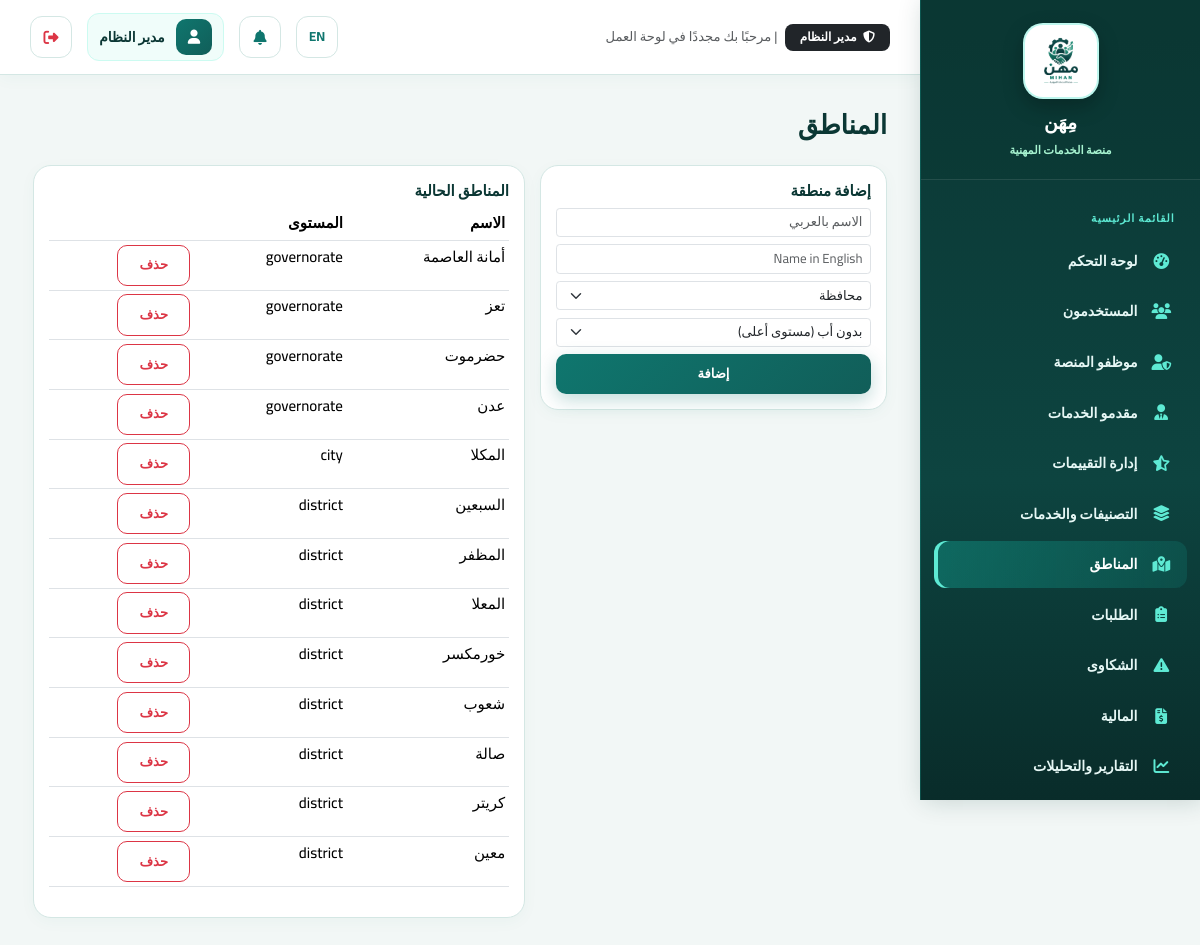
Page /admin/locations (signed in) on the committed database.
### tables this page shows
CREATE TABLE `system_settings` (
  `id` int(11) NOT NULL,
  `key` varchar(100) NOT NULL,
  `value` text DEFAULT NULL,
  `updated_at` datetime DEFAULT current_timestamp() ON UPDATE current_timestamp()
);

CREATE TABLE `users` (
  `id` int(11) NOT NULL,
  `name` varchar(150) NOT NULL,
  `email` varchar(150) NOT NULL,
  `phone` varchar(20) DEFAULT NULL,
  `password_hash` varchar(255) NOT NULL,
  `role` enum('customer','provider','employee','admin') NOT NULL DEFAULT 'customer',
  `profile_photo` varchar(255) DEFAULT NULL,
  `is_active` tinyint(1) NOT NULL DEFAULT 1,
  `is_verified_email` tinyint(1) NOT NULL DEFAULT 0,
  `created_at` datetime DEFAULT current_timestamp(),
  `updated_at` datetime DEFAULT current_timestamp() ON UPDATE current_timestamp()
);

CREATE TABLE `locations` (
  `id` int(11) NOT NULL,
  `parent_id` int(11) DEFAULT NULL,
  `name_ar` varchar(150) NOT NULL,
  `name_en` varchar(150) DEFAULT NULL,
  `level` enum('governorate','city','district','area') NOT NULL,
  `is_active` tinyint(1) NOT NULL DEFAULT 1
);

### app/views/admin/locations.php (the view, shortened to what the rows shown need)
<h3 class="mb-4">المناطق</h3>
<div class="row g-3">
  <div class="col-md-5">
    <div class="card p-3">
      <h6>إضافة منطقة</h6>
      <form method="POST" action="<?= url('/admin/locations') ?>" class="row g-2">
        <div class="col-12"><input type="text" name="name_ar" class="form-control form-control-sm" placeholder="الاسم بالعربي" required></div>
        <div class="col-12"><input type="text" name="name_en" class="form-control form-control-sm" placeholder="Name in English"></div>
        <div class="col-12">
          <select name="level" class="form-select form-select-sm" required>
            <option value="governorate">محافظة</option>
          </select>
        </div>
        <div class="col-12">
          <select name="parent_id" class="form-select form-select-sm">
            <option value="">بدون أب (مستوى أعلى)</option>
          </select>
        </div>
        <div class="col-12"><button class="btn btn-sm btn-primary w-100">إضافة</button></div>
      </form>
    </div>
  </div>
  <div class="col-md-7">
    <div class="card p-3">
      <h6>المناطق الحالية</h6>
      <table class="table table-sm">
        <thead><tr><th>الاسم</th><th>المستوى</th><th></th></tr></thead>
        <tbody>
        <?php foreach ($locations as $l): ?>
          <tr><td><?= e(localized($l['name_ar'], $l['name_en'] ?? null)) ?></td><td><?= e($l['level']) ?></td>
          <td><form method="POST" action="<?= url('/admin/locations/' . $l['id'] . '/delete') ?>" onsubmit="return confirm('حذف؟')"><?= csrf_field() ?><button class="btn btn-sm btn-outline-danger">حذف</button></form></td></tr>
        <?php endforeach; ?>
        </tbody>
      </table>
    </div>
  </div>
</div>

### app/core/Router.php (shortened to what the rows shown need)
<?php
class Router
{
    private array $routes = [];
    private function add(string $method, string $path, string $handler): void
    {
        $this->routes[] = compact('method', 'path', 'handler');
    }
    public function dispatch(string $method, string $uri): void
    {
        $uri = strtok($uri, '?');
        $base = BASE_PATH;
        if ($base !== '' && strpos($uri, $base) === 0) {
            $uri = substr($uri, strlen($base));
        }
        $uri = rtrim($uri, '/');
        foreach ($this->routes as $route) {
            if ($route['method'] !== $method) continue;
            $pattern = preg_replace('#\{[a-zA-Z_]+\}#', '([^/]+)', $route['path']);
            $pattern = '#^' . $pattern . '$#u';
            if (preg_match($pattern, $uri, $matches)) {
                array_shift($matches);
                [$controllerName, $methodName] = explode('@', $route['handler']);
                $controller = new $controllerName();
                call_user_func_array([$controller, $methodName], $matches);
                return;
            }
        }
    }
}

### app/views/partials/sidebar.php (shortened to what the rows shown need)
<?php
$role=Auth::role(); $current=parse_url($_SERVER['REQUEST_URI']??'',PHP_URL_PATH) ?: '/';
$links=[];
if($role==='customer') $links=[['fa-gauge-high',__('dashboard'),'/customer/dashboard'],['fa-list-check',__('my_requests'),'/customer/requests'],['fa-file-invoice-dollar','المالية والفواتير','/customer/finance'],['fa-plus-circle',__('new_request'),'/customer/requests/create'],['fa-comment-dots',__('smart_assistant'),'/customer/ai/assistant'],['fa-user-gear',__('search'),'/providers'],['fa-triangle-exclamation',__('complaints'),'/customer/complaints'],['fa-user',__('profile'),'/customer/profile']];
elseif($role==='provider') $links=[['fa-gauge-high',__('dashboard'),'/provider/dashboard'],['fa-inbox',__('incoming_requests'),'/provider/requests'],['fa-wallet','المالية والمدفوعات','/provider/finance'],['fa-star',__('reviews'),'/provider/reviews'],['fa-id-card',__('professional_profile'),'/provider/profile']];
elseif($role==='admin') $links=[['fa-gauge-high',__('dashboard'),'/admin/dashboard'],['fa-users',__('users'),'/admin/users'],['fa-user-shield','موظفو المنصة','/admin/employees'],['fa-user-tie',__('providers'),'/admin/providers'],['fa-star-half-stroke',__('review_management'),'/admin/reviews'],['fa-layer-group',__('categories_services'),'/admin/categories'],['fa-map-location-dot',__('locations'),'/admin/locations'],['fa-clipboard-list',__('requests'),'/admin/requests'],['fa-triangle-exclamation',__('complaints'),'/admin/complaints'],['fa-file-invoice-dollar',__('finance'),'/admin/finance'],['fa-chart-line',__('reports_analytics'),'/admin/reports'],['fa-bell',__('notifications'),'/admin/notifications'],['fa-brain',__('ai'),'/admin/ai'],['fa-chalkboard-teacher','ماهر AI','/admin/mahir'],['fa-gear',__('settings'),'/admin/settings']];
?>
<aside class="dash-sidebar">
 <div class="sidebar-brand"><a href="<?= url('/') ?>" class="sidebar-brand-link"><img class="sidebar-logo" src="<?= asset('images/logo-mihan-original.png') ?>" alt="<?= e(__('app_name')) ?>"><span class="sidebar-brand-text"><?= e(setting('site_name', __('app_name'))) ?><small><?= __('professional_services_platform') ?></small></span></a></div>
 <ul class="sidebar-nav"><li class="sidebar-section"><?= __('main_menu') ?></li>
 <?php foreach($links as $link): $active=str_starts_with($current,rtrim(BASE_PATH.$link[2],'/')); ?><li><a class="<?= $active?'active':'' ?>" href="<?= url($link[2]) ?>"><i class="fa-solid <?= $link[0] ?>"></i><span><?= e($link[1]) ?></span></a></li><?php endforeach; ?>
 </ul>
</aside>

### app/views/partials/topbar.php (shortened to what the rows shown need)
<?php
$userRole = Auth::role();
$roleBadge = [
    'admin' => ['label' => 'مدير النظام', 'color' => 'bg-dark text-white'],
    'employee' => ['label' => 'موظف المنصة', 'color' => 'bg-primary text-white'],
    'provider' => ['label' => 'مقدم خدمة', 'color' => 'bg-info text-dark'],
    'customer' => ['label' => 'عميل مستفيد', 'color' => 'bg-success text-white'],
][$userRole] ?? ['label' => $userRole, 'color' => 'bg-secondary text-white'];
?>
<header class="dash-topbar">
  <div class="d-none d-md-flex align-items-center gap-2">
    <span class="badge <?= $roleBadge['color'] ?> px-3 py-2 fw-bold" style="font-size: 0.8rem; border-radius: 8px;">
      <i class="fa-solid fa-shield-halved me-1"></i> <?= $roleBadge['label'] ?>
    </span>
    <span class="text-muted small">| مرحبًا بك مجددًا في لوحة العمل</span>
  </div>
  <div class="ms-auto d-flex align-items-center gap-2 gap-md-3">
    <a href="<?= e(langUrl(currentLang() === 'ar' ? 'en' : 'ar')) ?>" class="icon-btn" title="تبديل اللغة">
      <span class="fw-bold small"><?= currentLang() === 'ar' ? 'EN' : 'ع' ?></span>
    </a>
    <a href="<?= url(Auth::role() . '/notifications') ?>" class="icon-btn position-relative" title="الإشعارات والتنبيهات">
      <i class="fa-solid fa-bell"></i>
    </a>
    <div class="dash-user">
      <span class="dash-user-avatar">
        <i class="fa-solid fa-user"></i>
      </span>
      <span class="dash-user-name fw-bold"><?= e(Auth::name()) ?></span>
    </div>
    <form method="POST" action="<?= url('/logout') ?>" class="d-inline">
      <button type="submit" class="icon-btn text-danger" title="<?= e(__('logout')) ?>">
        <i class="fa-solid fa-right-from-bracket"></i>
      </button>
    </form>
  </div>
</header>

### rows in the picture
system_settings: value "مِهَن"
users: role "مدير النظام", name "مدير النظام"
locations: name_ar "أمانة العاصمة", level "governorate"
locations: name_ar "تعز", level "governorate"
locations: name_ar "حضرموت", level "governorate"
locations: name_ar "عدن", level "governorate"
locations: name_ar "المكلا", level "city"
locations: name_ar "السبعين", level "district"
locations: name_ar "المظفر", level "district"
locations: name_ar "المعلا", level "district"
locations: name_ar "خورمكسر", level "district"
locations: name_ar "شعوب", level "district"
locations: name_ar "صالة", level "district"
locations: name_ar "كريتر", level "district"
locations: name_ar "معين", level "district"

### other values in the picture
$link[1] "لوحة التحكم"
$link[1] "المستخدمون"
$link[1] "موظفو المنصة"
$link[1] "مقدمو الخدمات"
$link[1] "إدارة التقييمات"
$link[1] "التصنيفات والخدمات"
$link[1] "المناطق"
$link[1] "الطلبات"
$link[1] "الشكاوى"
$link[1] "المالية"
$link[1] "التقارير والتحليلات"
